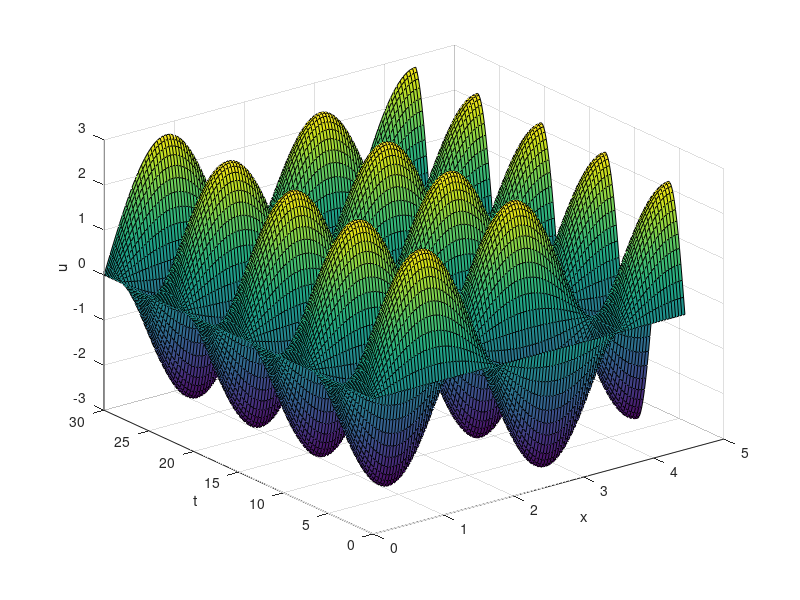

Source code (MATLAB):
function stringFourie01
clf; clc

L=pi*sqrt(2); a=1/2;
xx=0:L/100:L;
t0=0;tmax=30;
t=t0:(tmax-t0)/200:tmax;

    function y=phi(x)
%         for i=1:length(x)
%             if 1<x(i) && x(i)<2
%                 y(i)=10*exp(4/((2*x(i)-3)^2-1));
%             else
%                 y(i)=0;
%             end
%         end
        y=0*x;
    end

    function y=psi(x)
        %y=0*x;
        y=sin(5*x*sqrt(2)/4);
    end

    function y=fourieru(x,t) 
        y=0;
        for k=0:30
            Xk=sin(((2*k+1)*pi/(2*L)).*x);
            Ak=(2/L)*trapz(xx,phi(xx).*Xk(1,:));
            Bk=(4/(2*k+1)*pi*a)*trapz(xx,psi(xx).*Xk(1,:));
            Tk=Ak*cos((2*k+1)*pi*a*t/(2*L))+Bk*sin((2*k+1)*pi*a*t/(2*L));
            
            y=y+Tk.*Xk;
        end
    end

for n=1:length(t)
    clf 
    hold on
    y=fourieru(xx,t(n)); 
    plot(xx,y,'LineWidth',2,'Color','r');
    plot(0,y(1),'ko','MarkerFaceColor',[0 0 0]);
    plot(L,y(end),'ko','MarkerFaceColor',[0 0 0]);
    xlabel('x'); ylabel('u(x,t)');
    axis([0 L -3 3]);
    grid on;
    M(n)=getframe;
end

%movie(M,2)

hold off
[X,T]=meshgrid(xx,t);
U=fourieru(X,T);
surf(X,T,U)
xlabel('x')
ylabel('t')
zlabel('u')

end

